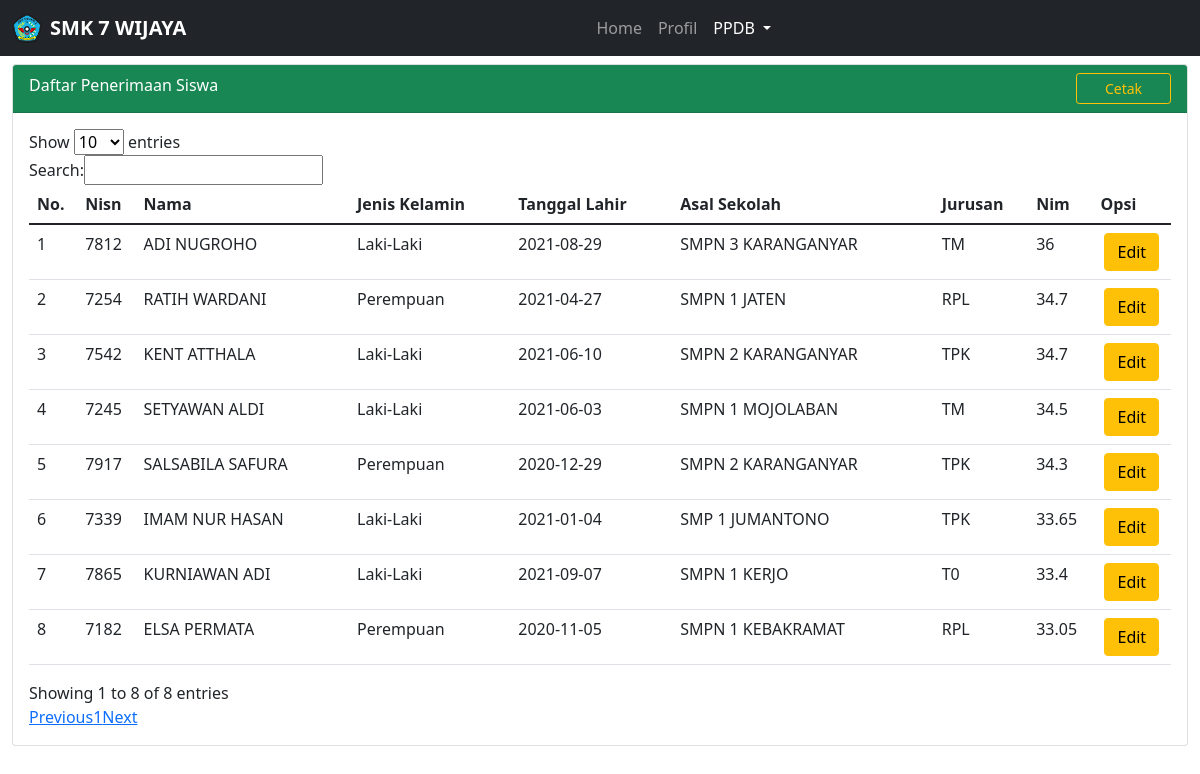
Screenshot of /admin/table.php with the database file from the repository.
### tables this page shows
CREATE TABLE `ppdb` (
  `no` int(10) NOT NULL,
  `nisn` int(10) NOT NULL,
  `nama` varchar(30) NOT NULL,
  `jenis_kelamin` varchar(30) NOT NULL,
  `tanggal_lahir` date NOT NULL,
  `alamat` varchar(50) NOT NULL,
  `asal_sekolah` varchar(30) NOT NULL,
  `jurusan` varchar(30) NOT NULL,
  `nim` double NOT NULL
);

### admin/table.php (the view, shortened to what this page needs)
<?php
$server   = "localhost";
$user     = "root";
$pass     = "";
$database = "smkn2kra";
$conn = mysqli_connect($server, $user, $pass, $database) or die(mysqli_error($connect));
?>
<html lang="en">
<head>
  <link rel="stylesheet" type="text/css" href="../assets/bootstraps/css/bootstrap.min.css">
  <link rel="stylesheet" type="text/css" href="https://cdn.datatables.net/v/bs5/dt-1.11.3/datatables.min.css" />
</head>
<body>
  <div class="container-fluid py-5">
    <nav class="navbar navbar-expand-lg navbar-dark bg-dark fixed-top">
      <div class="container-fluid">
        <img src="../Stock/download-removebg-preview.png" class="me-2" width="30" alt="">
        <a class="navbar-brand" href="#"><b>SMK 7 WIJAYA</b></a>
        <div class="collapse navbar-collapse" id="navbarSupportedContent">
          <ul class="navbar-nav ms-md-auto">
            <li class="nav-item">
              <a class="nav-link" aria-current="page" href="index.php">Home</a>
            </li>
            <li class="nav-item">
              <a class="nav-link" href="index.php">Profil</a>
            </li>
            <li class="nav-item dropdown bg-dark active">
              <a class="nav-link dropdown-toggle active" href="#" id="navbarDropdown" role="button" data-bs-toggle="dropdown" aria-expanded="false">
                PPDB
              </a>
            </li>
          </ul>
          <li class="nav-item ms-auto"></li>
        </div>
      </div>
    </nav>
    <div class="card mt-3">
      <div class="card-header bg-success text-white d-flex ">
        Daftar Penerimaan Siswa
        <a style="width: 95px;" class="btn btn-sm btn-outline-warning mt-0 ms-auto" href="cetak.php">Cetak</a>
      </div>
      <div class="card-body">
        <table id="example" class="table display  table-hover">
          <thead>
            <tr>
              <th style="width: 10;">No.</th>
              <th>Nisn</th>
              <th>Nama</th>
              <th>Jenis Kelamin</th>
              <th>Tanggal Lahir</th>
              <th>Asal Sekolah</th>
              <th>Jurusan</th>
              <th>Nim</th>
              <th style="width: 30px;" align="center">Opsi</th>
            </tr>
          </thead>
          <tbody>
            <?php
            $no = 1;
            $tampil = mysqli_query($conn, "SELECT * from ppdb order by nim desc limit 50");
            while ($row = mysqli_fetch_array($tampil)) :
            ?>
              <tr>
                <td><?= $no++; ?></td>
                <td><?= $row['nisn'] ?></td>
                <td><?= $row['nama'] ?></td>
                <td><?= $row['jenis_kelamin'] ?></td>
                <td><?= $row['tanggal_lahir'] ?></td>
                <td><?= $row['asal_sekolah'] ?></td>
                <td><?= $row['jurusan'] ?></td>
                <td><?= $row['nim'] ?></td>
                <td style="width: 30px;" align="center">
                  <a class="btn btn-warning m-0" id="btnedit" data-bs-toggle="modal" data-bs-target="#ubahmodal"
                  data-id="<?= $row['id']; ?>"
                  data-nisn="<?= $row['nisn']; ?> "
                  data-nama="<?= $row['nama']; ?> "
                  data-jenkel="<?= $row['jenis_kelamin']; ?>"
                  data-tgl="<?= $row['tanggal_lahir']; ?>"
                  data-asal="<?= $row['asal_sekolah']; ?>"
                  data-jrsn="<?= $row['jurusan']; ?>"
                  data-nim="<?= $row['nim']; ?>">Edit</a>
                </td>
              </tr>
            <?php endwhile;
            ?>
          </tbody>
        </table>
      </div>
    </div>
  </div>
</body>
</html>

### rows the page displays
ppdb: nisn "7812", nama "ADI NUGROHO", jenis_kelamin "Laki-Laki", tanggal_lahir "2021-08-29", asal_sekolah "SMPN 3 KARANGANYAR", jurusan "TM", nim "36"
ppdb: nisn "7254", nama "RATIH WARDANI", jenis_kelamin "Perempuan", tanggal_lahir "2021-04-27", asal_sekolah "SMPN 1 JATEN", jurusan "RPL", nim "34.7"
ppdb: nisn "7542", nama "KENT ATTHALA", jenis_kelamin "Laki-Laki", tanggal_lahir "2021-06-10", asal_sekolah "SMPN 2 KARANGANYAR", jurusan "TPK", nim "34.7"
ppdb: nisn "7245", nama "SETYAWAN ALDI", jenis_kelamin "Laki-Laki", tanggal_lahir "2021-06-03", asal_sekolah "SMPN 1 MOJOLABAN", jurusan "TM", nim "34.5"
ppdb: nisn "7917", nama "SALSABILA SAFURA", jenis_kelamin "Perempuan", tanggal_lahir "2020-12-29", asal_sekolah "SMPN 2 KARANGANYAR", jurusan "TPK", nim "34.3"
ppdb: nisn "7339", nama "IMAM NUR HASAN", jenis_kelamin "Laki-Laki", tanggal_lahir "2021-01-04", asal_sekolah "SMP 1 JUMANTONO", jurusan "TPK", nim "33.65"
ppdb: nisn "7865", nama "KURNIAWAN ADI", jenis_kelamin "Laki-Laki", tanggal_lahir "2021-09-07", asal_sekolah "SMPN 1 KERJO", jurusan "T0", nim "33.4"
ppdb: nisn "7182", nama "ELSA PERMATA", jenis_kelamin "Perempuan", tanggal_lahir "2020-11-05", asal_sekolah "SMPN 1 KEBAKRAMAT", jurusan "RPL", nim "33.05"
